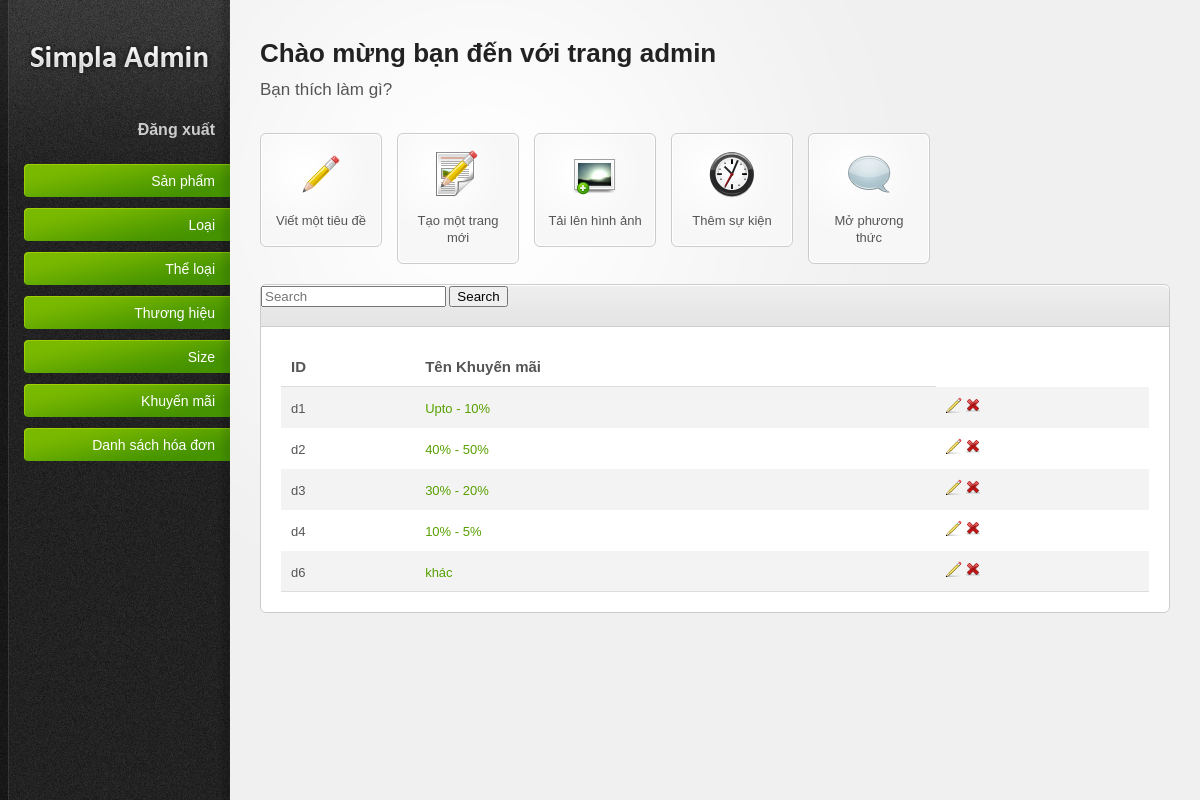
Page /admin/index.php?controller=discount (signed in) on the committed database.
### tables this page shows
CREATE TABLE IF NOT EXISTS `discount` (
  `idDiscount` varchar(20) NOT NULL,
  `nameDiscount` varchar(100) NOT NULL,
  PRIMARY KEY (`idDiscount`)
);

### admin/class/Utilities.php (called while the page is built, shortened)
<?php
class Utilities
{
    public static function get($key, $defaultValue='')
    {
        return isset($_GET[$key])?$_GET[$key]:$defaultValue;
    }
}

### admin/class/Db.php (called while the page is built, shortened)
<?php
class  Db
{
    protected static $pdo;
    public function __construct()
    {
            self::$pdo= new PDO('mysql:host='.HOST.';dbname=' . DB, USER,PW);
            self::$pdo->query('set names utf8');
    }
    protected function selectQuery($sql, $arr=[])
    {
        $stm = self::$pdo->prepare($sql);
        $stm->execute($arr);
        return $stm->fetchAll();
    }
}

### admin/class/discount.php (called while the page is built, shortened)
<?php
class discount extends Db
{
    function getAll()
    {
        return $this->selectQuery('select * from discount');
    }
}

### admin/Views/discount/index.php (the view, shortened to what this page needs)
<div class="content-box">
				<div class="content-box-header">
                <form class="form-inline my-2 my-lg-0" action='index.php' method='get'>
                        <input class="form-control mr-sm-2" type="text" placeholder="Search" name='kw' value=<?php echo $kw ?>>
                        <button class="btn btn-outline-success my-2 my-sm-0" type="submit">Search</button>
              </form>
				</div>
				<div class="content-box-content">
					<div class="tab-content default-tab" id="tab1">
						<table>
							<thead>
								<tr>
								   <th>ID</th>
								   <th>Tên Khuyến mãi</th>
								</tr>
							</thead>
							<tbody>
								<?php
                                foreach($dataProduct as $r){
                                    ?>
                                        <tr>
                                            <td><?php echo  $r['idDiscount'] ?></td>
                                            <td><a href="#" title="title"><?php echo $r['nameDiscount'] ?></a></td>
                                            <td>
                                                <a href="./index.php?idDiscount=<?php echo$r['idDiscount']  ?>&controller=discount&action=update"><img src="resources/images/icons/pencil.png" alt="Sửa" /></a>
                                                <a href="./index.php?idDiscount=<?php echo $r['idDiscount']  ?>&controller=discount&action=delete" title="Delete"><img src="resources/images/icons/cross.png" alt="Xóa" /></a>
                                            </td>
								        </tr>
                                    <?php
                                }
                                ?>
							</tbody>
						</table>
					</div>
				</div>
			</div>
					</div>
				</div>

### admin/resources/css/style.css (style rules this page uses)
html { font-size: 100%; height: 100%; margin-bottom: 1px; }
body { font-family: Arial, Helvetica, sans-serif; color: #555; background: #f0f0f0 url('../images/bg-body.gif') top left repeat-y; font-size: 12px; }
a { color: #57a000; text-decoration: none; }
.content-box { border: 1px solid #ccc; margin: 0 0 20px 0; background: #fff; }
.content-box-header { background: #e5e5e5 url('../images/bg-content-box.gif') top left repeat-x; margin-top: 1px; height: 40px; }
.content-box-content { padding: 20px; font-size: 13px; border-top: 1px solid #ccc; }
#main-content table { width: 100%; border-collapse: collapse; }
#main-content table thead th { font-weight: bold; font-size: 15px; border-bottom: 1px solid #ddd; }
#main-content tbody { border-bottom: 1px solid #ddd; }
#main-content tbody tr { background: #fff; }
#main-content tbody tr.alt-row { background: #f3f3f3; }
#main-content table td, #main-content table th { padding: 10px; line-height: 1.3em; }

### admin/resources/css/invalid.css (style rules this page uses)
.content-box, .content-box-header, ul.content-box-tabs li a.current, .shortcut-button, .notification { -moz-border-radius: 6px; -webkit-border-radius: 6px; border-radius: 6px; }
.content-box-header { -moz-border-radius-bottomleft: 0; -moz-border-radius-bottomright: 0; -webkit-border-bottom-left-radius: 0; -webkit-border-bottom-right-radius: 0; border-bottom-left-radius: 0; border-bottom-right-radius: 0; }

### rows in the picture
discount: idDiscount "d1", nameDiscount "Upto - 10%"
discount: idDiscount "d2", nameDiscount "40% - 50%"
discount: idDiscount "d3", nameDiscount "30% - 20%"
discount: idDiscount "d4", nameDiscount "10% - 5%"
discount: idDiscount "d6", nameDiscount "khác"
